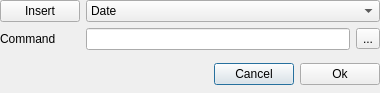
<?xml version="1.0" encoding="UTF-8"?>
<ui version="4.0">
 <class>edit_command</class>
 <widget class="QDialog" name="edit_command">
  <property name="geometry">
   <rect>
    <x>0</x>
    <y>0</y>
    <width>380</width>
    <height>93</height>
   </rect>
  </property>
  <property name="minimumSize">
   <size>
    <width>350</width>
    <height>0</height>
   </size>
  </property>
  <property name="windowTitle">
   <string>Edit Command</string>
  </property>
  <property name="windowIcon">
   <iconset theme="remindor-qt">
    <normalon>:/icons/remindor-qt.svg</normalon>
   </iconset>
  </property>
  <layout class="QGridLayout" name="gridLayout">
   <property name="margin">
    <number>0</number>
   </property>
   <item row="0" column="1" colspan="2">
    <widget class="QComboBox" name="insert_combo">
     <item>
      <property name="text">
       <string>Date</string>
      </property>
     </item>
     <item>
      <property name="text">
       <string>Month</string>
      </property>
     </item>
     <item>
      <property name="text">
       <string>Month Name</string>
      </property>
     </item>
     <item>
      <property name="text">
       <string>Day</string>
      </property>
     </item>
     <item>
      <property name="text">
       <string>Day name</string>
      </property>
     </item>
     <item>
      <property name="text">
       <string>Day of Year</string>
      </property>
     </item>
     <item>
      <property name="text">
       <string>Year</string>
      </property>
     </item>
     <item>
      <property name="text">
       <string>Time</string>
      </property>
     </item>
     <item>
      <property name="text">
       <string>Hour (24)</string>
      </property>
     </item>
     <item>
      <property name="text">
       <string>Hour (12)</string>
      </property>
     </item>
     <item>
      <property name="text">
       <string>Minutes</string>
      </property>
     </item>
     <item>
      <property name="text">
       <string>Seconds</string>
      </property>
     </item>
     <item>
      <property name="text">
       <string>Microseconds</string>
      </property>
     </item>
     <item>
      <property name="text">
       <string>Sound File/Path</string>
      </property>
     </item>
     <item>
      <property name="text">
       <string>Sound File</string>
      </property>
     </item>
    </widget>
   </item>
   <item row="1" column="0">
    <widget class="QLabel" name="command_label">
     <property name="text">
      <string>Command</string>
     </property>
    </widget>
   </item>
   <item row="1" column="1">
    <widget class="QLineEdit" name="command_edit"/>
   </item>
   <item row="0" column="0">
    <widget class="QPushButton" name="insert_button">
     <property name="text">
      <string>Insert</string>
     </property>
     <property name="icon">
      <iconset theme="add">
       <normalon>:/icons/add.png</normalon>
      </iconset>
     </property>
    </widget>
   </item>
   <item row="1" column="2">
    <widget class="QToolButton" name="command_button">
     <property name="text">
      <string>...</string>
     </property>
     <property name="icon">
      <iconset theme="fileopen">
       <normalon>:/icons/open.png</normalon>
      </iconset>
     </property>
    </widget>
   </item>
   <item row="2" column="0" colspan="3">
    <widget class="QWidget" name="button_widget" native="true">
     <layout class="QHBoxLayout" name="horizontalLayout">
      <property name="margin">
       <number>0</number>
      </property>
      <item>
       <spacer name="horizontal_spacer">
        <property name="orientation">
         <enum>Qt::Horizontal</enum>
        </property>
        <property name="sizeHint" stdset="0">
         <size>
          <width>40</width>
          <height>20</height>
         </size>
        </property>
       </spacer>
      </item>
      <item>
       <widget class="QPushButton" name="cancel_button">
        <property name="text">
         <string>Cancel</string>
        </property>
        <property name="icon">
         <iconset theme="gtk-cancel">
          <normalon>:/icons/delete.png</normalon>
         </iconset>
        </property>
        <property name="default">
         <bool>true</bool>
        </property>
       </widget>
      </item>
      <item>
       <widget class="QPushButton" name="ok_button">
        <property name="text">
         <string>Ok</string>
        </property>
        <property name="icon">
         <iconset theme="dialog-ok">
          <normalon>:/icons/ok.png</normalon>
         </iconset>
        </property>
       </widget>
      </item>
     </layout>
    </widget>
   </item>
  </layout>
 </widget>
 <tabstops>
  <tabstop>insert_button</tabstop>
  <tabstop>insert_combo</tabstop>
  <tabstop>command_edit</tabstop>
  <tabstop>command_button</tabstop>
  <tabstop>cancel_button</tabstop>
  <tabstop>ok_button</tabstop>
 </tabstops>
 <resources>
  <include location="../../resources.qrc"/>
 </resources>
 <connections/>
</ui>
